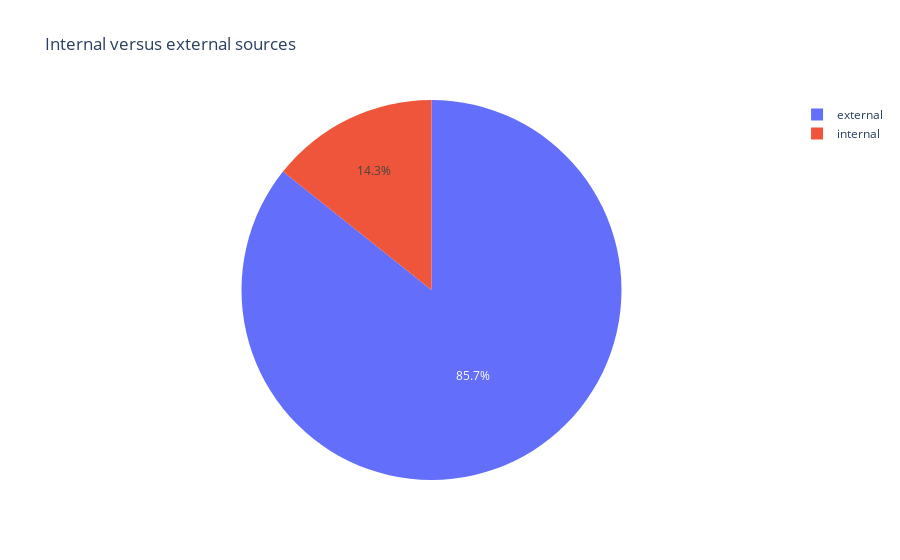

Source (notebook cell):
### Code cell
create_pie_chart(melissa)

### Figure 1 — Plotly figure (JSON) as saved in the notebook; plotly's stock layout.template omitted (floating-point values rounded to 4 significant figures)
{"data": [{"customdata": [["external"], ["internal"]], "domain": {"x": [0, 1], "y": [0, 1]}, "hovertemplate": "source=%{customdata[0]}<br>count=%{value}<extra></extra>", "labels": ["external", "internal"], "legendgroup": "", "marker": {"colors": ["#636efa", "#EF553B"]}, "name": "", "showlegend": true, "type": "pie", "values": [30, 5]}], "layout": {"legend": {"tracegroupgap": 0}, "title": {"text": "Internal versus external sources"}}}
